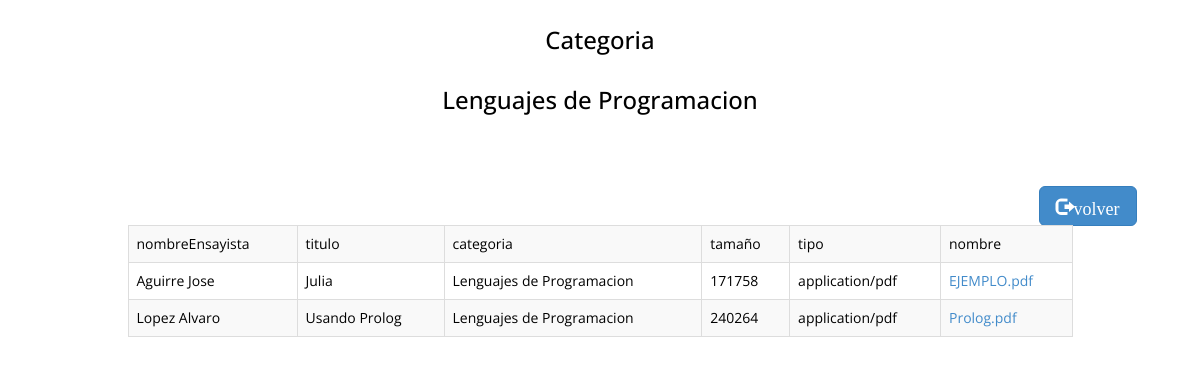
/lenguaProgra.php, run on the app's committed database.
### tables this page shows
CREATE TABLE `documento` (
  `id_documento` int(10) UNSIGNED NOT NULL,
  `nombreEnsayista` varchar(150) DEFAULT NULL,
  `titulo` varchar(150) DEFAULT NULL,
  `categoria` mediumtext,
  `tamanio` int(10) UNSIGNED DEFAULT NULL,
  `tipo` varchar(150) DEFAULT NULL,
  `nombre_archivo` varchar(255) DEFAULT NULL
);

### config.inc.php (called while the page is built, shortened)
<?php
class Conect_MySql {
     var $obj = array ( "dbname"	=>	"test",
                       "dbuser"		=>	"root"		,
                       "dbpwd"		=>	""		,
                       "dbhost"		=>	"localhost"	);
     var $db_connect_id = "";
    private function connect(){
		$this->db_connect_id = mysqli_connect($this->obj['dbhost'],$this->obj['dbuser'],$this->obj['dbpwd'],$this->obj['dbname']);
  }
function execute($query) {
        $this->q_id = mysqli_query($this->db_connect_id,$query);
	return $this->q_id;
    }
  public function fetch_row($q_id = "") {
        $result = mysqli_fetch_array($q_id);
        return $result;
    }
}
?>

### lenguaProgra.php (the view, shortened to what this page needs)
<!DOCTYPE html>
<html>
    <head>
        <link href="assets/css/bootstrap.css" rel="stylesheet" />
        <link href="assets/css/font-awesome.min.css" rel="stylesheet" />
        <link href="assets/css/style.css" rel="stylesheet" />
    </head>
    <body>
        <h3 class="text-center">Categoria</h3>
		 <h3 class="text-center">Lenguajes de Programacion</h3>
        <div class="container">
            <div class="row main-low-margin text-center">
                <div class="col-md-offset-10 col-md-2 col-sm-2">
                    <a class="btn btn-primary btn-lg glyphicon glyphicon-log-out" type="link" href="menu.organizar.php">volver</a>
                </div>
            </div>
        </div>
        <div class="container">
            <div class="row">
            <div class="col-md-offset-1 col-md-10">
                <table class="table table-striped table-bordered">
                <tr>
				<td>nombreEnsayista</td>
                <td>titulo</td>
                <td>categoria</td>
                <td>tamaño</td>
                <td>tipo</td>
                <td>nombre</td>
                </tr>
                <?php
                include 'config.inc.php';
                $db=new Conect_MySql();
                $sql = "SELECT *  FROM `documento` WHERE `categoria` LIKE 'Lenguajes de Programacion'";
                $query = $db->execute($sql);
                while($datos=$db->fetch_row($query)){?>
                <tr>
				 <td><?php echo $datos['nombreEnsayista']; ?></td>
                <td><?php echo $datos['titulo']; ?></td>
                <td><?php echo $datos['categoria']; ?></td>
                <td><?php echo $datos['tamanio']; ?></td>
                <td><?php echo $datos['tipo']; ?></td>
                <td><a href="archivo.php?id=<?php echo $datos['id_documento']?>"><?php echo $datos['nombre_archivo']; ?></a></td>
                </tr>
                <?php  } ?>
                </table>
            </div>
        </div>
        </div>
    </body>
</html>

### assets/css/style.css (style rules this page uses)
body { font-family: 'Open Sans', sans-serif; font-size: 14px; color: #000; line-height: 16px; font-weight: 400; background:url('assets/img/slider/images/3.png') repeat 0 0; }
h1, h2, h3, h4, h5, h6 { font-family: 'Open Sans', sans-serif; line-height: 40px; }
.text-center { text-align: center; }
.main-low-margin { margin-top: 55px; }
a, a:hover { text-decoration: none; }

### data on the page
documento: nombreEnsayista "Aguirre Jose", titulo "Julia", categoria "Lenguajes de Programacion", tamanio "171758", tipo "application/pdf", nombre_archivo "EJEMPLO.pdf"
documento: nombreEnsayista "Lopez Alvaro", titulo "Usando Prolog", categoria "Lenguajes de Programacion", tamanio "240264", tipo "application/pdf", nombre_archivo "Prolog.pdf"
